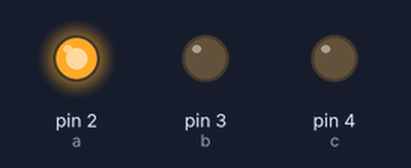
The sketch below on a simulated Arduino Uno, built with avr-gcc and run on an emulated ATmega328P. Shown: output pins drawn as LEDs (lit = HIGH).

Above: at 2.5 s.
At 5.5 s:
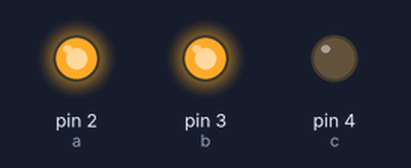
At 8.0 s:
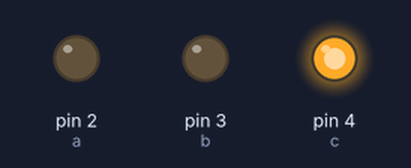
At 10.5 s:
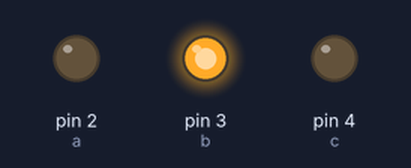
Timing chart, 0 to 14.3 s (numbered marks = the images above):
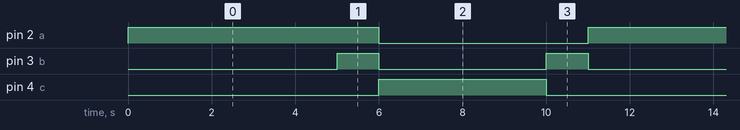

Measured:
- by itself, pin 2 (a): alternates HIGH for 6.0 s and LOW for 5.0 s
- by itself, pin 3 (b): repeats every 11.0 s: LOW 4.0 s, HIGH 1.0 s, LOW 5.0 s, HIGH 1.0 s
- by itself, pin 4 (c): alternates HIGH for 4.0 s and LOW for 7.0 s

The sketch:

traffic_light.ino
```cpp
#define a 2
#define b 3
#define c 4

int data = 3;
int i;
void setup() {
  pinMode(a, OUTPUT);
  pinMode(b, OUTPUT);
  pinMode(c, OUTPUT);
}

void loop() {
  for (int i = 0; i >= 0; i--){
    digitalWrite(a, HIGH);
    digitalWrite(b, LOW);
    digitalWrite(c, LOW);
    delay(5000);
    digitalWrite(a, HIGH);
    digitalWrite(b, HIGH);
    digitalWrite(c, LOW);
    delay(1000);
    digitalWrite(a, LOW);
    digitalWrite(b, LOW);
    digitalWrite(c, HIGH);
    delay(4000);
    digitalWrite(a, LOW);
    digitalWrite(b, HIGH);
    digitalWrite(c, LOW);
    delay(1000);
  }
}
```
